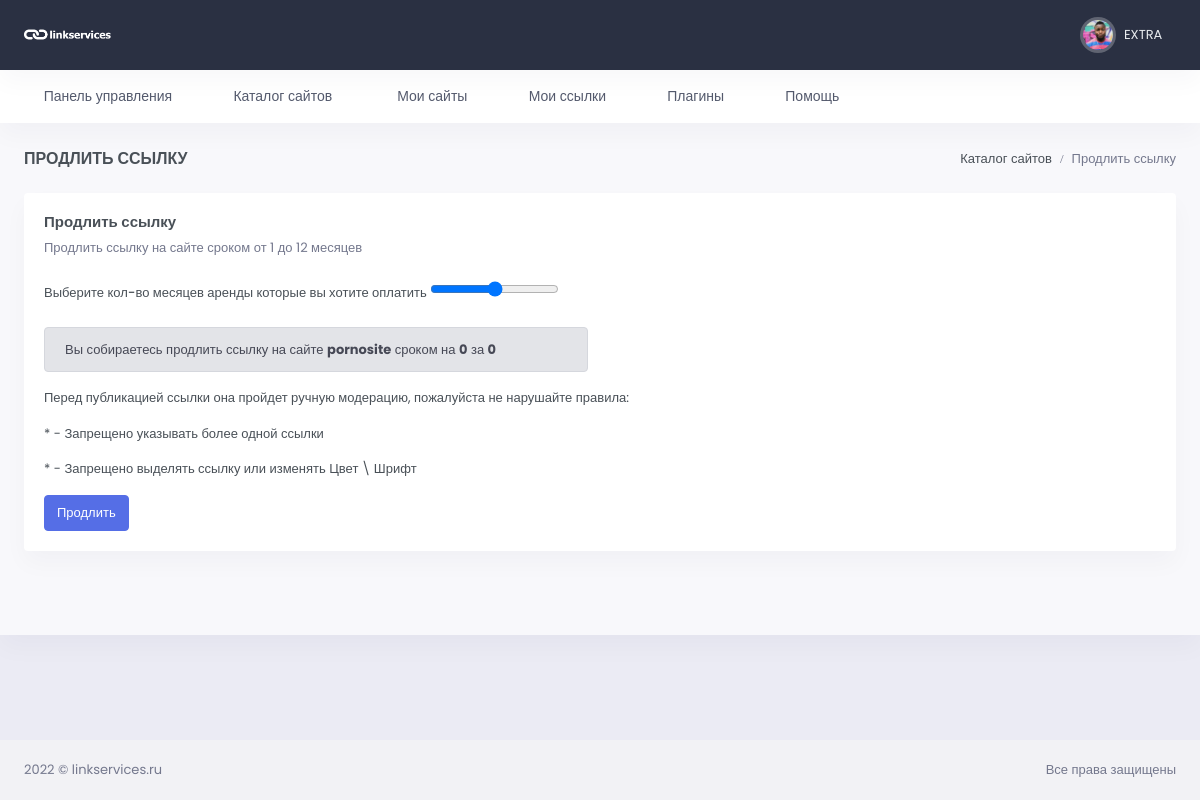
The app's page /my-links/extension_link/105/ (signed in) with its own data.
### users/models.py (models this page shows, shortened)
class User(AbstractUser):
    email = models.EmailField(_("email address"), unique=True, )
    email_verify = models.BooleanField(default=False)
    USERNAME_FIELD = 'email'
    REQUIRED_FIELDS = ['username']
    class Meta:
        verbose_name = _("Пользователь")
        verbose_name_plural = _("Пользователи")
        ordering = ('-date_joined',)

class Profile(models.Model):
    user = models.OneToOneField(User, verbose_name="Пользователь",
                                related_name='profile', null=True, on_delete=models.CASCADE)
    chat_id = models.CharField(max_length=100, blank=True, null=True, verbose_name='Чат ID телеграмм')
    TOKEN = models.CharField(max_length=100, blank=True, null=True)
    wmz = models.CharField(max_length=200, blank=True, null=True, verbose_name='WMZ-кошелёк')
    ymoney = models.CharField(max_length=200, blank=True, null=True, verbose_name='ЮMoney-кошелёк')
    current_balance = models.PositiveIntegerField(default=0, blank=True, null=True, verbose_name="Текущий баланс")
    hold_balance = models.PositiveIntegerField(default=0, blank=True, null=True, verbose_name='На удержании')
    output_balance = models.PositiveIntegerField(default=0, blank=True, null=True, verbose_name='Ожидает вывода')
    name_telegram = models.CharField(blank=True, null=True, max_length=100, verbose_name='Телеграмм')
    avatar = models.ImageField(upload_to='avatar/%Y/%m/%d/', blank=True, null=True, verbose_name='Аватар')
    created = models.DateTimeField(auto_now_add=True, verbose_name='Создан')
    update = models.DateTimeField(auto_now=True, verbose_name='Обновлён')
    class Meta:
        verbose_name = 'Профиль пользователя'
        verbose_name_plural = 'Профили пользователей'

### link_app/models.py (models this page shows, shortened)
class Link(models.Model):
    REJECT = 'Отклонено'
    REVIEW = 'На проверке'
    PUBLISHED = 'Отображается'
    STATUS_CHOICE = (
        (REJECT, 'Отклонено'),
        (REVIEW, 'На проверке'),
        (PUBLISHED, 'Отображается')
    )
    url = models.ForeignKey(WebSite, on_delete=models.CASCADE, verbose_name='url сайта')
    link = models.TextField(verbose_name="Ссылка")
    link2 = models.TextField(blank=True, null=True, verbose_name="Ссылка2")
    status_verify = models.CharField(max_length=25, choices=STATUS_CHOICE, default=REVIEW,
                                     verbose_name='Статус проверки')
    moderation = models.CharField(max_length=25, choices=STATUS_CHOICE, default=REVIEW,
                                  verbose_name='Статус модерации')
    valid_date = models.DateTimeField(auto_now_add=False, verbose_name='В работе до', blank=True)
    created = models.DateTimeField(auto_now_add=True, verbose_name='Добавлено')
    update = models.DateTimeField(auto_now=True, verbose_name='Изменено')
    user = models.ForeignKey(Profile, related_name='user_link', on_delete=models.CASCADE,
                             max_length=100, blank=True, null=True, verbose_name='email заказчика')
    count_month = models.IntegerField(default=1, verbose_name='Количество месяцев')
    class Meta:
        verbose_name = 'Ссылка'
        verbose_name_plural = 'Ссылки'
        ordering = ('-created',)

### site_app/models.py (models this page shows, shortened)
class WebSite(models.Model):
    MODERATION = 'На модерации'
    PUBLISHED = 'Опубликовано'
    REJECTED = 'Отклонено'
    STATUS_CHOICES = (
        (MODERATION, 'На модерации'),
        (PUBLISHED, 'Опубликовано'),
        (REJECTED, 'Отклонено')
    )
    url = models.CharField(max_length=255, verbose_name='url сайта')
    user = models.ForeignKey(Profile, related_name='user_website', on_delete=models.CASCADE,
                             max_length=100, blank=True, null=True, verbose_name='email заказчика')
    category = models.ForeignKey(Category, on_delete=models.CASCADE, verbose_name='Тематика')
    price = models.IntegerField(verbose_name='Цена')
    status = models.CharField(max_length=20, choices=STATUS_CHOICES, default=MODERATION, verbose_name='Статус')
    total_link = models.IntegerField(verbose_name='Всего ссылок', blank=True, null=True)
    yandex_x = models.IntegerField(verbose_name='Яндекс Икс', blank=True, null=True)
    yandex_stat = models.CharField(max_length=255, verbose_name='Яндекс статистика')
    increase = models.PositiveIntegerField(verbose_name='Наценка %', default=50, blank=True, null=True)
    password_yandex = models.CharField(max_length=250, verbose_name='Пароль от статистики', blank=True, null=True)
    created = models.DateTimeField(auto_now_add=True, verbose_name='Добавлено')
    update = models.DateTimeField(auto_now=True, verbose_name='Изменено')
    def __str__(self):
        return self.url
    class Meta:
        verbose_name = 'Сайт'
        verbose_name_plural = 'Сайты'
        ordering = ('-created',)
    def get_increase_price(self):
        return int(self.price * (self.increase / 100 + 1))

### link_app/views.py (the view, shortened to what this page needs)
# urls.py: path('extension_link/<int:pk>/', ExtensionLink.as_view(), name='extension-link'),
class ExtensionLink(LoginRequiredMixin, UpdateView):
    form_class = ExtensionLinkForm
    model = Link
    template_name = 'link_app/extension-link.html'
    success_url = '/my-links/'
    context_object_name = 'link'
    def dispatch(self, request, *args, **kwargs):
        obj = self.get_object()
        if obj.user != self.request.user.profile:
            return redirect(obj)
        return super(ExtensionLink, self).dispatch(request, *args, **kwargs)

### link_app/forms.py
class ExtensionLinkForm(forms.ModelForm):
    class Meta:
        model = Link
        fields = ['url', 'user', 'count_month']

### link_app/templates/link_app/extension-link.html (shortened to what this page needs)
{% extends 'base.html' %}
{% load static %}
{% block content %}
<div id="layout-wrapper">
    <div class="main-content">
        <div class="page-content">
            <div class="container-fluid">
                <div class="row">
                    <div class="col-12">
                        <div class="page-title-box d-sm-flex align-items-center justify-content-between">
                            <h4 class="mb-sm-0 font-size-18">Продлить ссылку</h4>
                            <div class="page-title-right">
                                <ol class="breadcrumb m-0">
                                    <li class="breadcrumb-item"><a href="{% url 'catalog' %}">Каталог сайтов</a></li>
                                    <li class="breadcrumb-item active">Продлить ссылку</li>
                                </ol>
                            </div>
                        </div>
                    </div>
                </div>
                <div class="row">
                    <div class="col-12">
                        <div class="card">
                            <div class="card-body">
                                <h4 class="card-title">Продлить ссылку </h4>
                                <p class="card-title-desc">Продлить ссылку на сайте сроком от 1 до 12 месяцев </p>
                                <form method="post" action="">
                                    <div class="row">
                                        <div class="col-sm-6">
                                            <div class="mb-3">
                                                <label class="control-label">Выберите кол-во месяцев аренды которые вы
                                                    хотите оплатить </label>
                                                <input type="range" name="count_month" id="link_term_range">
                                            </div>
                                            <div class="alert alert-secondary" role="alert">
                                                Вы собираетесь продлить ссылку на сайте <b>{{ link.url }}</b> сроком на <b
                                                    id="term_months">0</b> за <b id="term_price">0</b><br>
                                            </div>
                                        </div>
                                    </div>
                                    <div class="mb-3">
                                        <p class="control-label">Перед публикацией ссылки она пройдет ручную модерацию,
                                            пожалуйста не нарушайте правила:</p>
                                        <p class="control-label">* - Запрещено указывать более одной ссылки</p>
                                        <p class="control-label">* - Запрещено выделять ссылку или изменять Цвет \
                                            Шрифт</p>
                                    </div>
                                    <div class="d-flex flex-wrap gap-2">
                                        <button type="submit" class="btn btn-primary waves-effect waves-light">
                                           Продлить
                                        </button>
                                    </div>
                                </form>
                            </div>
                        </div>
                    </div>
                </div>
            </div>
        </div>
    </div>
</div>
{% endblock %}

### templates/inc/_header.html (shortened to what this page needs)
{% load static %}
<header id="page-topbar">
    <div class="navbar-header">
        <div class="d-flex">
            <div class="navbar-brand-box">
                <a href="{% url 'profile' pk=user.id %}" class="logo logo-light">
                    <span class="logo-lg">
                                    <img src="{% static '/images/logo-light.png' %}" alt="" height="19">
                                </span>
                </a>
            </div>
        </div>
        <div class="d-flex">
            <div class="dropdown d-none d-lg-inline-block ms-1">
                <button type="button" class="btn header-item noti-icon waves-effect"
                        data-bs-toggle="dropdown" aria-haspopup="true" aria-expanded="false">
                    <i class="bx bx-customize"></i>
                </button>
            </div>
            <div class="dropdown d-inline-block">
                <button type="button" class="btn header-item noti-icon waves-effect"
                        id="page-header-notifications-dropdown"
                        data-bs-toggle="dropdown" aria-haspopup="true" aria-expanded="false">
                    {% if user.profile.chat_id %}
                    <i class="bx bx-bell"></i>
                    {% else %}
                    <i class="bx bx-bell bx-tada"></i>
                    <span class="badge bg-danger rounded-pill">1</span>
                    {% endif %}
                </button>
            </div>
            <div class="dropdown d-inline-block">
                <button type="button" class="btn header-item waves-effect" id="page-header-user-dropdown"
                        data-bs-toggle="dropdown" aria-haspopup="true" aria-expanded="false">
                    <img class="rounded-circle header-profile-user"
                         src="{% if user.profile.avatar %}{{ user.profile.avatar.url }}{% else %}{% static '/images/favicon.ico' %}{% endif %}"
                     alt="Header Avatar">
                    <span class="d-none d-xl-inline-block ms-1" key="t-henry">{{ user.username }}</span>
                    <i class="mdi mdi-chevron-down d-none d-xl-inline-block"></i>
                </button>
            </div>
        </div>
    </div>
</header>
<div class="topnav">
    <div class="container-fluid">
        <nav class="navbar navbar-light navbar-expand-lg topnav-menu">
            <div class="collapse navbar-collapse" id="topnav-menu-content">
                <ul class="navbar-nav">
                    <li class="nav-item dropdown">
                        <a class="nav-link dropdown-toggle arrow-none" href="{% url 'profile' pk=user.id %}" id="topnav-dashboard"
                           role="button">
                            <i class="bx bx-home-circle me-2"></i><span key="t-dashboards">Панель управления</span>
                        </a>
                    </li>
                    <li class="nav-item dropdown">
                        <a class="nav-link dropdown-toggle arrow-none" href="{% url 'catalog' %}" id="topnav-dashboard"
                           role="button">
                            <i class="bx bx-home-circle me-2"></i><span key="t-dashboards">Каталог сайтов</span>
                        </a>
                    </li>
                    <li class="nav-item dropdown">
                        <a class="nav-link dropdown-toggle arrow-none" href="{% url 'my-sites' %}" id="topnav-uielement"
                           role="button">
                            <i class="bx bx-tone me-2"></i>
                            <span key="t-ui-elements">Мои сайты</span>
                        </a>
                    </li>
                    <li class="nav-item dropdown">
                        <a class="nav-link dropdown-toggle arrow-none" href="{% url 'my-links' %}" id="topnav-pages"
                           role="button">
                            <i class="bx bx-customize me-2"></i><span key="t-apps">Мои ссылки</span>
                        </a>
                    </li>
                    <li class="nav-item dropdown">
                        <a class="nav-link dropdown-toggle arrow-none" href="{% url 'plugins' %}" id="topnav-components"
                           role="button">
                            <i class="bx bx-collection me-2"></i><span key="t-components">Плагины</span>
                        </a>
                    </li>
                    <li class="nav-item dropdown">
                        <a class="nav-link dropdown-toggle arrow-none" href="{% url 'help' %}" id="topnav-more"
                           role="button">
                            <i class="bx bx-file me-2"></i><span key="t-extra-pages">Помощь</span>
                        </a>
                    </li>
                </ul>
            </div>
        </nav>
    </div>
</div>

### records on screen
User: avatar (picture), username "EXTRA"
Link: url "pornosite"
